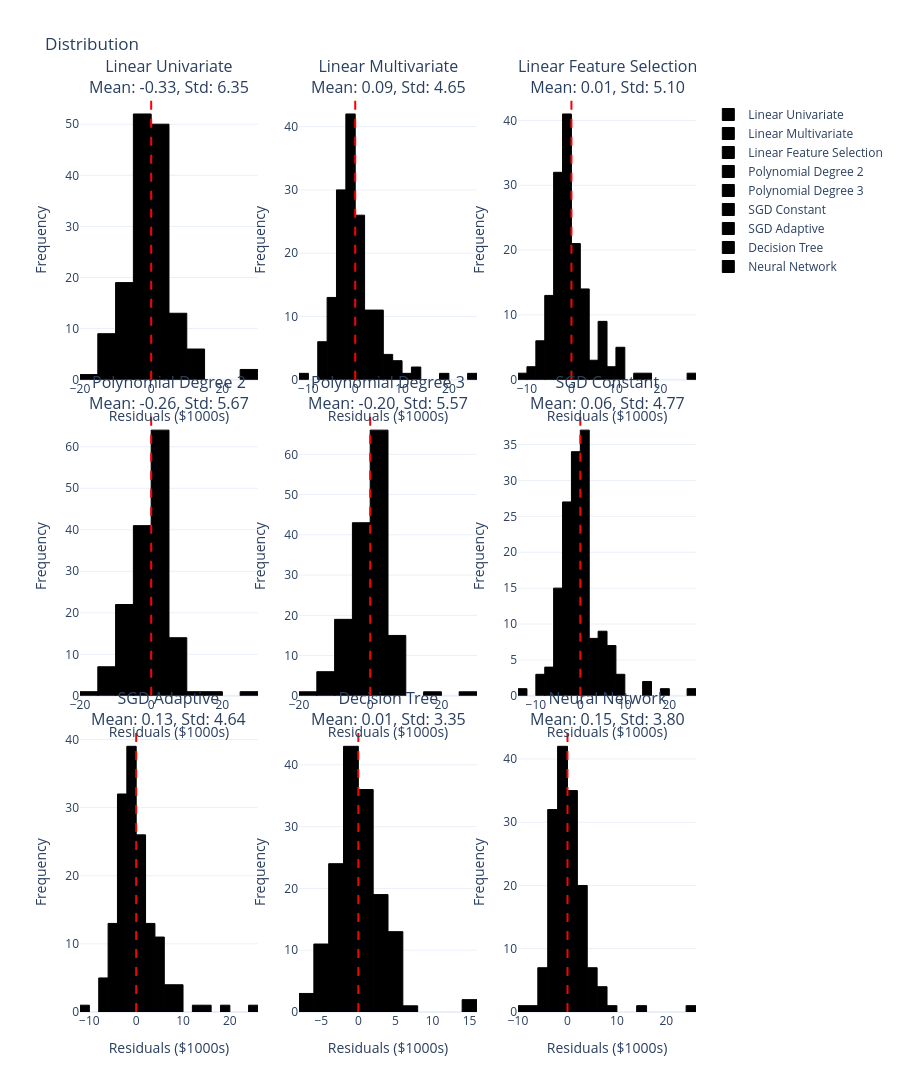

Write notebook code for a chart like this one.
### Code cell
# 3. RESIDUAL DISTRIBUTION (Interactive Plotly)
n_models = len(predictions)
n_cols = 3
n_rows = (n_models + n_cols - 1) // n_cols

fig = make_subplots(
    rows=n_rows, cols=n_cols,
    subplot_titles=[f"{name}<br>Mean: {np.mean(y_test - pred):.2f}, Std: {np.std(y_test - pred):.2f}" 
                    for name, pred in predictions.items()],
    vertical_spacing=0.12/n_rows
)

for idx, (name, pred) in enumerate(predictions.items()):
    row = idx // n_cols + 1
    col = idx % n_cols + 1
    
    residuals = y_test - pred
    
    fig.add_trace(
        go.Histogram(
            x=residuals,
            nbinsx=20,
            marker_color='black',
            marker_line_color='black',
            marker_line_width=1,
            name=name,
            hovertemplate='Residual: %{x:.2f}<br>Count: %{y}<extra></extra>'
        ),
        row=row, col=col
    )
    
    fig.add_vline(x=0, line_dash="dash", line_color="red", row=row, col=col)
    
    fig.update_xaxes(title_text="Residuals ($1000s)", row=row, col=col)
    fig.update_yaxes(title_text="Frequency", row=row, col=col)

fig.update_layout(
    height=400*n_rows,
    title_text="Distribution",
    template='plotly_white',
    barmode='overlay'
)

fig.write_image(f"{RESULTS_DIR}/residual_distribution.png", width=1600, height=400*n_rows, scale=2)
fig.show()
print("Saved: residual_distribution.png")

### Figure 1 — Plotly figure (JSON) as saved in the notebook; plotly's stock layout.template omitted (floating-point values rounded to 4 significant figures; data arrays with more than 128 entries replaced by an {"elided": "..."} marker saying what was removed)
{"data": [{"hovertemplate": "Residual: %{x:.2f}<br>Count: %{y}<extra></extra>", "marker": {"color": "black", "line": {"color": "black", "width": 1}}, "name": "Linear Univariate", "nbinsx": 20, "type": "histogram", "x": {"elided": "152 float values"}, "xaxis": "x", "yaxis": "y"}, {"hovertemplate": "Residual: %{x:.2f}<br>Count: %{y}<extra></extra>", "marker": {"color": "black", "line": {"color": "black", "width": 1}}, "name": "Linear Multivariate", "nbinsx": 20, "type": "histogram", "x": {"elided": "152 float values"}, "xaxis": "x2", "yaxis": "y2"}, {"hovertemplate": "Residual: %{x:.2f}<br>Count: %{y}<extra></extra>", "marker": {"color": "black", "line": {"color": "black", "width": 1}}, "name": "Linear Feature Selection", "nbinsx": 20, "type": "histogram", "x": {"elided": "152 float values"}, "xaxis": "x3", "yaxis": "y3"}, {"hovertemplate": "Residual: %{x:.2f}<br>Count: %{y}<extra></extra>", "marker": {"color": "black", "line": {"color": "black", "width": 1}}, "name": "Polynomial Degree 2", "nbinsx": 20, "type": "histogram", "x": {"elided": "152 float values"}, "xaxis": "x4", "yaxis": "y4"}, {"hovertemplate": "Residual: %{x:.2f}<br>Count: %{y}<extra></extra>", "marker": {"color": "black", "line": {"color": "black", "width": 1}}, "name": "Polynomial Degree 3", "nbinsx": 20, "type": "histogram", "x": {"elided": "152 float values"}, "xaxis": "x5", "yaxis": "y5"}, {"hovertemplate": "Residual: %{x:.2f}<br>Count: %{y}<extra></extra>", "marker": {"color": "black", "line": {"color": "black", "width": 1}}, "name": "SGD Constant", "nbinsx": 20, "type": "histogram", "x": {"elided": "152 float values"}, "xaxis": "x6", "yaxis": "y6"}, {"hovertemplate": "Residual: %{x:.2f}<br>Count: %{y}<extra></extra>", "marker": {"color": "black", "line": {"color": "black", "width": 1}}, "name": "SGD Adaptive", "nbinsx": 20, "type": "histogram", "x": {"elided": "152 float values"}, "xaxis": "x7", "yaxis": "y7"}, {"hovertemplate": "Residual: %{x:.2f}<br>Count: %{y}<extra></extra>", "marker": {"color": "black", "line": {"color": "black", "width": 1}}, "name": "Decision Tree", "nbinsx": 20, "type": "histogram", "x": {"elided": "152 float values"}, "xaxis": "x8", "yaxis": "y8"}, {"hovertemplate": "Residual: %{x:.2f}<br>Count: %{y}<extra></extra>", "marker": {"color": "black", "line": {"color": "black", "width": 1}}, "name": "Neural Network", "nbinsx": 20, "type": "histogram", "x": {"elided": "152 float values"}, "xaxis": "x9", "yaxis": "y9"}], "layout": {"annotations": [{"font": {"size": 16}, "showarrow": false, "text": "Linear Univariate<br>Mean: -0.33, Std: 6.35", "x": 0.1444, "xanchor": "center", "xref": "paper", "y": 1, "yanchor": "bottom", "yref": "paper"}, {"font": {"size": 16}, "showarrow": false, "text": "Linear Multivariate<br>Mean: 0.09, Std: 4.65", "x": 0.5, "xanchor": "center", "xref": "paper", "y": 1, "yanchor": "bottom", "yref": "paper"}, {"font": {"size": 16}, "showarrow": false, "text": "Linear Feature Selection<br>Mean: 0.01, Std: 5.10", "x": 0.8556, "xanchor": "center", "xref": "paper", "y": 1, "yanchor": "bottom", "yref": "paper"}, {"font": {"size": 16}, "showarrow": false, "text": "Polynomial Degree 2<br>Mean: -0.26, Std: 5.67", "x": 0.1444, "xanchor": "center", "xref": "paper", "y": 0.6533, "yanchor": "bottom", "yref": "paper"}, {"font": {"size": 16}, "showarrow": false, "text": "Polynomial Degree 3<br>Mean: -0.20, Std: 5.57", "x": 0.5, "xanchor": "center", "xref": "paper", "y": 0.6533, "yanchor": "bottom", "yref": "paper"}, {"font": {"size": 16}, "showarrow": false, "text": "SGD Constant<br>Mean: 0.06, Std: 4.77", "x": 0.8556, "xanchor": "center", "xref": "paper", "y": 0.6533, "yanchor": "bottom", "yref": "paper"}, {"font": {"size": 16}, "showarrow": false, "text": "SGD Adaptive<br>Mean: 0.13, Std: 4.64", "x": 0.1444, "xanchor": "center", "xref": "paper", "y": 0.3067, "yanchor": "bottom", "yref": "paper"}, {"font": {"size": 16}, "showarrow": false, "text": "Decision Tree<br>Mean: 0.01, Std: 3.35", "x": 0.5, "xanchor": "center", "xref": "paper", "y": 0.3067, "yanchor": "bottom", "yref": "paper"}, {"font": {"size": 16}, "showarrow": false, "text": "Neural Network<br>Mean: 0.15, Std: 3.80", "x": 0.8556, "xanchor": "center", "xref": "paper", "y": 0.3067, "yanchor": "bottom", "yref": "paper"}], "barmode": "overlay", "height": 1200, "shapes": [{"line": {"color": "red", "dash": "dash"}, "type": "line", "x0": 0, "x1": 0, "xref": "x", "y0": 0, "y1": 1, "yref": "y domain"}, {"line": {"color": "red", "dash": "dash"}, "type": "line", "x0": 0, "x1": 0, "xref": "x2", "y0": 0, "y1": 1, "yref": "y2 domain"}, {"line": {"color": "red", "dash": "dash"}, "type": "line", "x0": 0, "x1": 0, "xref": "x3", "y0": 0, "y1": 1, "yref": "y3 domain"}, {"line": {"color": "red", "dash": "dash"}, "type": "line", "x0": 0, "x1": 0, "xref": "x4", "y0": 0, "y1": 1, "yref": "y4 domain"}, {"line": {"color": "red", "dash": "dash"}, "type": "line", "x0": 0, "x1": 0, "xref": "x5", "y0": 0, "y1": 1, "yref": "y5 domain"}, {"line": {"color": "red", "dash": "dash"}, "type": "line", "x0": 0, "x1": 0, "xref": "x6", "y0": 0, "y1": 1, "yref": "y6 domain"}, {"line": {"color": "red", "dash": "dash"}, "type": "line", "x0": 0, "x1": 0, "xref": "x7", "y0": 0, "y1": 1, "yref": "y7 domain"}, {"line": {"color": "red", "dash": "dash"}, "type": "line", "x0": 0, "x1": 0, "xref": "x8", "y0": 0, "y1": 1, "yref": "y8 domain"}, {"line": {"color": "red", "dash": "dash"}, "type": "line", "x0": 0, "x1": 0, "xref": "x9", "y0": 0, "y1": 1, "yref": "y9 domain"}], "title": {"text": "Distribution"}, "xaxis": {"anchor": "y", "domain": [0, 0.2889], "title": {"text": "Residuals ($1000s)"}}, "xaxis2": {"anchor": "y2", "domain": [0.3556, 0.6444], "title": {"text": "Residuals ($1000s)"}}, "xaxis3": {"anchor": "y3", "domain": [0.7111, 1], "title": {"text": "Residuals ($1000s)"}}, "xaxis4": {"anchor": "y4", "domain": [0, 0.2889], "title": {"text": "Residuals ($1000s)"}}, "xaxis5": {"anchor": "y5", "domain": [0.3556, 0.6444], "title": {"text": "Residuals ($1000s)"}}, "xaxis6": {"anchor": "y6", "domain": [0.7111, 1], "title": {"text": "Residuals ($1000s)"}}, "xaxis7": {"anchor": "y7", "domain": [0, 0.2889], "title": {"text": "Residuals ($1000s)"}}, "xaxis8": {"anchor": "y8", "domain": [0.3556, 0.6444], "title": {"text": "Residuals ($1000s)"}}, "xaxis9": {"anchor": "y9", "domain": [0.7111, 1], "title": {"text": "Residuals ($1000s)"}}, "yaxis": {"anchor": "x", "domain": [0.6933, 1], "title": {"text": "Frequency"}}, "yaxis2": {"anchor": "x2", "domain": [0.6933, 1], "title": {"text": "Frequency"}}, "yaxis3": {"anchor": "x3", "domain": [0.6933, 1], "title": {"text": "Frequency"}}, "yaxis4": {"anchor": "x4", "domain": [0.3467, 0.6533], "title": {"text": "Frequency"}}, "yaxis5": {"anchor": "x5", "domain": [0.3467, 0.6533], "title": {"text": "Frequency"}}, "yaxis6": {"anchor": "x6", "domain": [0.3467, 0.6533], "title": {"text": "Frequency"}}, "yaxis7": {"anchor": "x7", "domain": [0, 0.3067], "title": {"text": "Frequency"}}, "yaxis8": {"anchor": "x8", "domain": [0, 0.3067], "title": {"text": "Frequency"}}, "yaxis9": {"anchor": "x9", "domain": [0, 0.3067], "title": {"text": "Frequency"}}}}
